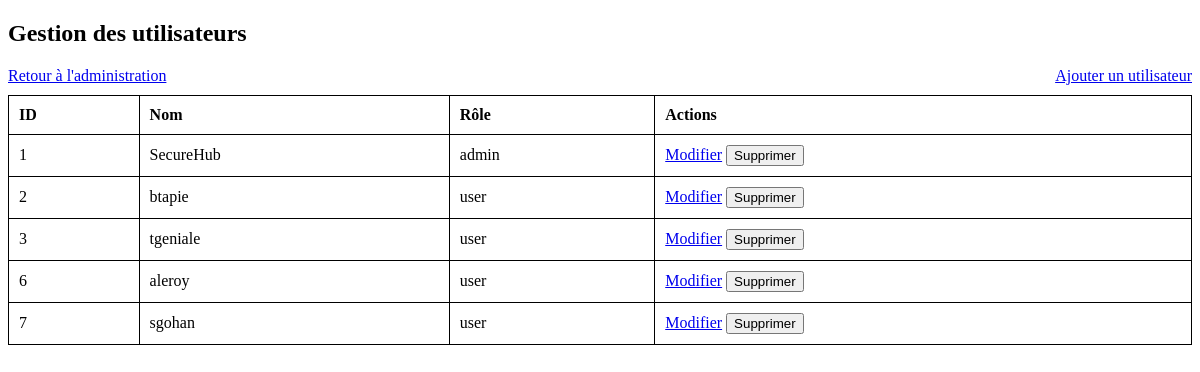
/admin/users (signed in), run on an earlier commit of the app's database.
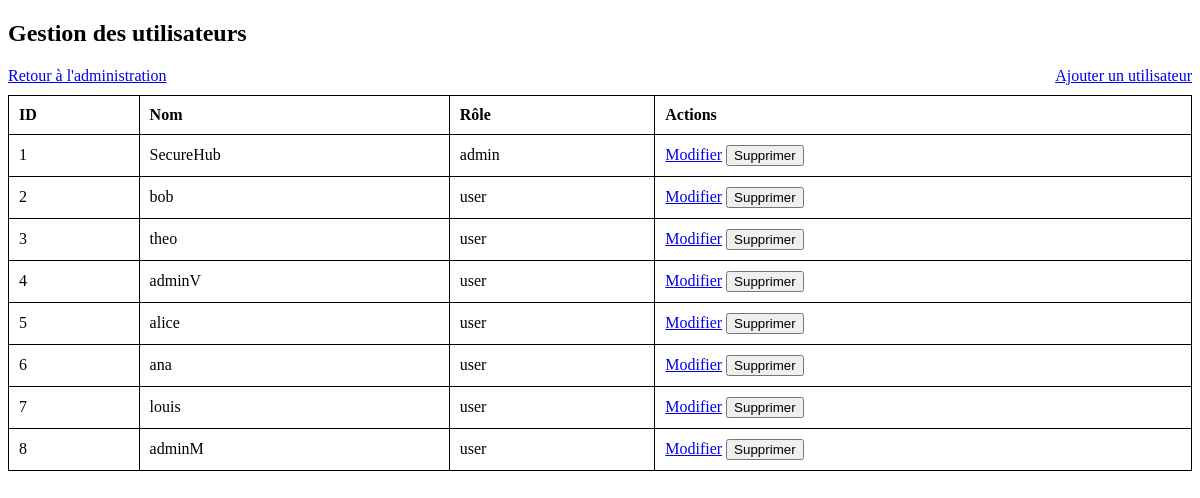
And on a later commit of the database.
### tables this page shows
CREATE TABLE users (
        id INTEGER PRIMARY KEY, 
        name VARCHAR(255) NOT NULL UNIQUE,
        fullname VARCHAR(255) NOT NULL,
        password VARCHAR(255) NOT NULL,
        role VARCHAR(50) NOT NULL DEFAULT 'user',
        is_password_changed BOOLEAN NOT NULL DEFAULT 0
    );

### Backend/app.py (the view)
@app.route('/admin/users', methods=['GET'])
def admin_users():
    if 'role' not in session or session['role'] != 'admin':
        flash("Accès interdit.", 'error')
        return redirect(url_for('login'))
    users = get_all_users()
    return render_template('admin_users_table.html', users=users)

### Backend/database.py (called while the page is built)
def get_all_users():
    with db.connect() as conn:
        result = conn.execute(text("SELECT * FROM users")).fetchall()
        return [dict(row) for row in result]

### Frontend/templates/admin_users_table.html (shortened to what this page needs)
<!DOCTYPE html>
<html lang="fr">
<head>
    <link rel="stylesheet" href="/static/css/styles_admin_table.css">
</head>
<body>
    <h2>Gestion des utilisateurs</h2>
    <a href="/admin" class="btn-back">Retour à l'administration</a>
    <a href="/admin/users/add" class="btn-add">Ajouter un utilisateur</a>
    <table>
        <thead>
            <tr>
                <th>ID</th>
                <th>Nom</th>
                <th>Rôle</th>
                <th>Actions</th>
            </tr>
        </thead>
        <tbody>
            {% for user in users %}
            <tr>
                <td>{{ user.id }}</td>
                <td>{{ user.name }}</td>
                <td>{{ user.role }}</td>
                <td>
                    <a href="/admin/users/edit/{{ user.id }}">Modifier</a>
                    <form action="/admin/users/delete/{{ user.id }}" method="post" style="display:inline;">
                        <button type="submit" class="btn-delete" onclick="return confirm('Êtes-vous sûr de vouloir supprimer cet utilisateur ?');">Supprimer</button>
                    </form>
                </td>
            </tr>
            {% endfor %}
        </tbody>
    </table>
</body>
</html>

### Frontend/static/css/styles_admin_table.css (style rules this page uses)
table { width: 100%; border-collapse: collapse; }
table, th, td { border: 1px solid black; }
th, td { padding: 10px; text-align: left; }
.btn-add { float: right; margin-bottom: 10px; }

What changed in the data, as far as the page shows it:
changed users id 2: name "btapie" → "bob"
changed users id 3: name "tgeniale" → "theo"
added users: id "4", name "adminV", role "user"
added users: id "5", name "alice", role "user"
changed users id 6: name "aleroy" → "ana"
changed users id 7: name "sgohan" → "louis"
added users: id "8", name "adminM", role "user"
